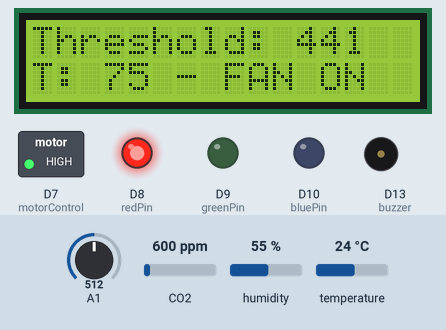
Recording of a sketch running on a simulated Arduino Uno R4 WiFi. Parts: 16×2 character LCD, switched loads named in the sketch (green lamp = pin HIGH), output pins drawn as LEDs (lit = HIGH), buzzer (waves = sounding). The inputs (shaded band) are chosen by the test bench; at power-on: A1 = 512, CO2 600 ppm, humidity 55 %, temperature 24 °C. WiFi joins after 1.5 s; servers stay silent unless stated; uploads are accepted with an empty reply; what the sketch prints to the serial monitor is not drawn.

Above: at 2.9 s.
3.0 s: A1 set to 735
At 5.6 s:
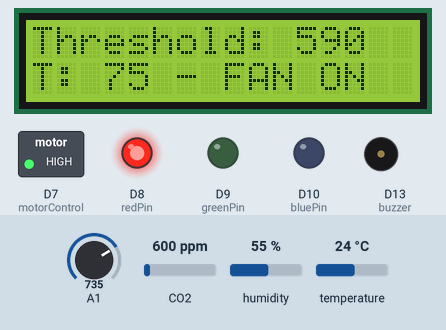
10.0 s: A1 set to 760
At 11.9 s:
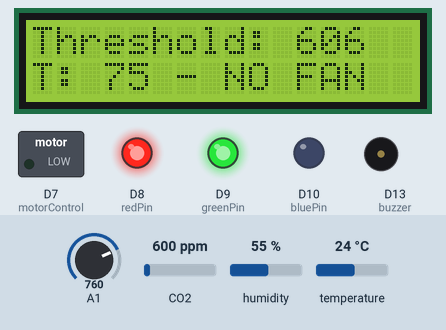
15.0 s: CO2 set to 534 ppm
At 16.3 s:
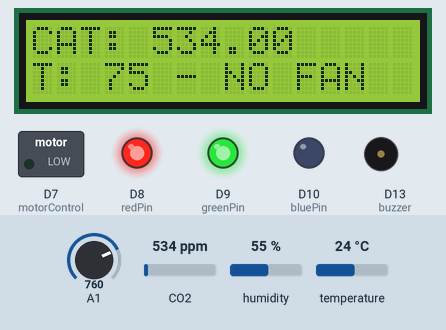
16.6 s: CO2 set to 466 ppm
At 17.8 s:
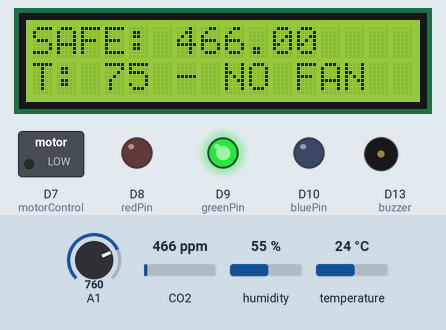
18.1 s: A1 set to 710
At 19.2 s:
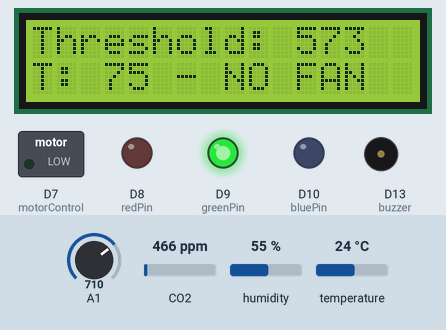
22.7 s: A1 set to 686
At 23.5 s:
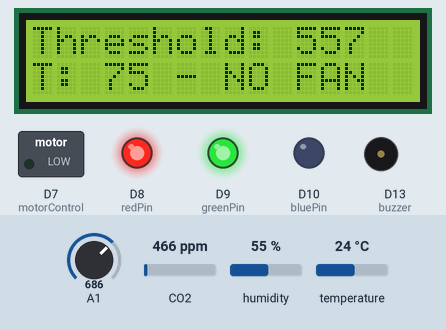
Timing chart, 0 to 25.7 s (numbered marks = the images above; inputs shaded):
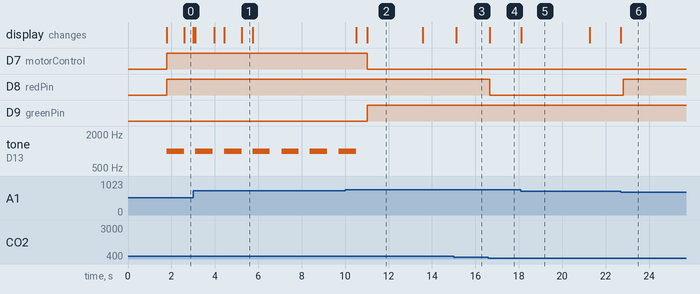

Measured:
- the behaviour switches between 751 and 752 on A1 (found by bisection; images 1 and 2)
- the behaviour switches between 506 and 505 ppm on CO2 (found by bisection; images 3 and 4)
- the behaviour switches between 701 and 700 on A1 (found by bisection; images 5 and 6)
- after the input at 3.0 s, the display: changes at once (image 1)
- after the input at 10.0 s, D7 (motorControl): HIGH → LOW after 1.0 s; D9 (greenPin): LOW → HIGH after 1.0 s; tone on D13 (buzzer): goes on until 10.5 s, then stays silent; the display: first changes after 0.51 s (image 2 shows a later state)
- after the input at 15.0 s, the display: changes after 0.12 s (image 3)
- after the input at 16.6 s, D8 (redPin): HIGH → LOW after 0.06 s; the display: changes after 0.06 s (image 4)
- after the input at 18.1 s, the display: changes at once (image 5)
- after the input at 22.7 s, D8 (redPin): LOW → HIGH after 0.12 s; the display: changes at once (image 6)

The sketch:

final_ardunio.ino
```cpp
#include <WiFiS3.h>
#include "MQ135.h" ////////////////////////// UPDATED CUSTOM HEADER FILE //////////////////////////
#include <DHT.h>
#include <LiquidCrystal.h>
 // ngrok http 5002 --host-header="localhost:5002" --scheme=http

////////////////////////// WIFI DETAILS //////////////////////////
const char *ssid = "";
const char *password = "";
const char *server = "pulkith.ngrok.app";
const int httpsPort = 80;

WiFiClient client;

////////////////////////// VARS  //////////////////////////
float temp = 0, humi = 0, index = 0, dlevel = 0, ppm = 0;
bool fan1 = false, fan2 = false;
float regtemp = 0;

////////////////////////// PORT DETAILS  //////////////////////////
const int rs = 12, en = 11, d4 = 5, d5 = 4, d6 = 3, d7 = 2;
LiquidCrystal lcd(rs, en, d4, d5, d6, d7);
#define dhtp 6
DHT dht(dhtp, DHT11);
const int buzzer = 13;
const int redPin = 8;
const int greenPin = 9;
const int bluePin = 10;
const int motorControl = 7;
const int gasPin=0;
const int threshpin=1;

MQ135 gasSensor = MQ135(gasPin);

////////////////////////// SAFE RANGES //////////////////////////

int UNSAFE = 400;
int WARNTHRESH = 100;
// int WARNING = UNSAFE - WARNTHRESH;

const int callib = 0;


void setup()
{
  ////////////////////////// BOARD SETUP //////////////////////////
  pinMode(motorControl, OUTPUT);
  pinMode(buzzer, OUTPUT);
  dht.begin();
  lcd.begin(16, 2);

  ////////////////////////// WIFI CONNECTION //////////////////////////
    Serial.begin(9600);
    Serial.println("Connecting to WiFi");

    WiFi.begin(ssid, password);

    while (WiFi.status() != WL_CONNECTED){
        delay(500);
        Serial.print(".");
    }
    Serial.println("");
    Serial.println("Connected to WiFi");

    // Check if connection to the server is successful
    if (!client.connect(server, httpsPort)){
        Serial.println("Connection to server failed!");
    }
    else{
        Serial.println("Connected to server!");
    }


}
////////////////////////// UPDATE CONSTS //////////////////////////
//push updates
float lastupdate = 0;
float updatechange = 500;
//sensor reads
float lastread = 0;
float updateread = 500;
//motor constants
bool onMotors = true;
int motorSpeed = 150;
//threshold read
float lastpotent = 0;
float updatepotent = 500;
//zero post to Serial
float lastRZEROprint = 0;
float updateRZero = 2500;
//show threshold on LCD
String updateThresh = "Threshold: ";
float lasttreshUpdate = -50000;
float keepThreshUpdate = 3000;

void loop(){

  ////////////////////////// UPDATE THRESH //////////////////////////
  if(millis() > lastpotent + updatepotent) {
      int last = UNSAFE;
      int potentthresh = (int)(analogRead(A1) / 1.5) + 100;
      if(abs(potentthresh - last) > 10) {
          Serial.println("THRESH: " + String(potentthresh));
          UNSAFE = potentthresh;
          updateThresh = "Threshold: " + String(potentthresh);
          lasttreshUpdate = millis();
      }
  }

  ////////////////////////// GET DATA //////////////////////////
   if (millis() > lastread + updateread){
      readAndParseData();
    }

  ////////////////////////// SEND CHANGES  //////////////////////////
    if (millis() > lastupdate + updatechange){
        sendData();
    }
  ////////////////////////// UPDATE THRESH ON LCD  //////////////////////////
      if(lasttreshUpdate < millis() && millis() < lasttreshUpdate + keepThreshUpdate) {
        updateLCDThreshUpdate();
      }
}

void readAndParseData() {
    ////////////////////////// GET PPM //////////////////////////
      // float ppm = gasSensor.getPPM();
      ppm = gasSensor.getCorrectedPPM(regtemp, humi);
      // Serial.println(cppm);
      float rzero = gasSensor.getRZero();
      // gasSensor.updateRZero(rzero);
      index = ppm;
      // Serial.println(ppm);

      ////////////////////////// PUSH TO SERIAL  //////////////////////////
      if(millis() > lastRZEROprint + updateRZero) {
        Serial.println(rzero);
        lastRZEROprint = millis();
      }
      ////////////////////////// READ TEMP //////////////////////////
      readDHT();

      ////////////////////////// UPDATE LCD AND MOTORS  //////////////////////////
      int revlevel = dlevel;

      updatePhysical();

      lastread = millis();

    ////////////////////////// SEND DATE IF DANGER LEVEL CHANGE //////////////////////////
      if(dlevel != revlevel) {
          sendData();
      }
}

////////////////////////// SHOW THRESHOLD IF CHANGE RECENTLY //////////////////////////
void updateLCDThreshUpdate() {
    lcd.setCursor(0, 0);
    lcd.print(updateThresh);
}

////////////////////////// UPDATE LCD, MOTORS //////////////////////////

void updatePhysical() {
    ////////////////////////// CLEAR LCD AFTER THRESH //////////////////////////
    lcd.setCursor(0, 0);
    lcd.print("                " );

    if(ppm < UNSAFE - WARNTHRESH) {
        ////////////////////////// GOOD //////////////////////////
        dlevel = 0;
        setColor(0, 255, 0);

        lcd.setCursor(0, 0);
        lcd.print("SAFE: " + String(ppm));
        lcd.setCursor(0, 1);
        lcd.print("T: " + String((int) temp) + " - NO FAN");

        motors(false);
      }
      else if(ppm < UNSAFE) {
        ////////////////////////// WARNING //////////////////////////
        dlevel = 1;
        setColor(255, 255, 0);

        lcd.setCursor(0, 0);
        lcd.print("CAT: " + String(ppm));
        lcd.setCursor(0, 1);
        lcd.print("T: " + String((int) temp) + " - NO FAN");

        motors(false);
      } else {
        ////////////////////////// DANGER //////////////////////////
        dlevel = 2;
        setColor(255, 0, 0);

        lcd.setCursor(0, 0);
        lcd.print("RUN!: " + String(ppm));
        lcd.setCursor(0, 1);
        lcd.print("T: " + String((int) temp) + " - FAN ON");

        motors(true);

        playDangerSound();
      }
}

////////////////////////// PLAY QUICK BUZZER FOR DANGER //////////////////////////
void playDangerSound() {
  for (int i = 0; i < 4; ++i) {
      tone(buzzer, 1000); // Send 1KHz sound signal...
      delay(200);        // ...for 1 sec
      noTone(buzzer);     // Stop sound...
    }
}

////////////////////////// CONTROL MOTORS //////////////////////////
void motors(bool on) {
  if(on && onMotors) {
    analogWrite(motorControl, motorSpeed);
    fan1 = true;
    fan2 = true;
  } else {
    analogWrite(motorControl, 0);
    fan1 = on;
    fan2 = on;
  }
}

////////////////////////// SEND DATA TO SERVER //////////////////////////
void sendData()
{
    ////////////////////////// RECONNECT IF DISCONNECTED //////////////////////////
    if(!client.connected()) {
        if (client.connect(server, httpsPort)) {
            // Serial.println("Reconnected to server");
        } else {
            // Serial.println("Failed to reconnect");
        }
    }

    if (client.connected()) {
        //Update MONGODB Document
        String update = "/6628251b88b68938c4cfde6d";
        //JSON Payload
        String jsonData = "{\"temperature\": "+String(temp)+", \"humidity\": "+String(humi)+", \"index\": "+String(index)+", \"dangerLevel\": "+String(dlevel)+", \"fan1\": " +String(fan1)+", \"fan2\": "+String(fan2)+"}";
        //Headers Below
        client.println("PUT /update" + update + " HTTP/1.1");
        client.println("Host: " + String(server));
        client.println("Content-Type: application/json");
        client.println("Connection: close");
        client.println("Content-Length: " + String(jsonData.length()));
        client.println();         // End of headers
        client.println(jsonData); // Send the JSON data
        // Serial.println("UPDATING SERVER");
        //RESPONSE NOT NEEDED
        // while (client.available()){
        //     String line = client.readStringUntil('\n');
        //     Serial.println(line);
        // }
        lastupdate = millis();
    }
}

////////////////////////// READ DHT SENSOR //////////////////////////
void readDHT() {
  humi = dht.readHumidity();
  regtemp = dht.readTemperature();
  //convert C to F
  temp = (regtemp * 9.0) / 5.0 + 32;
  // Serial.print("Temperature: ");
  // Serial.println(temp);

  // Serial.print("Humidity: ");
  // Serial.println(humi);
}
////////////////////////// CHANGE LED COLOR //////////////////////////
void setColor(int redValue, int greenValue, int blueValue) {
  analogWrite(redPin, redValue);
  analogWrite(greenPin, greenValue);
  analogWrite(bluePin, blueValue);
}
```
